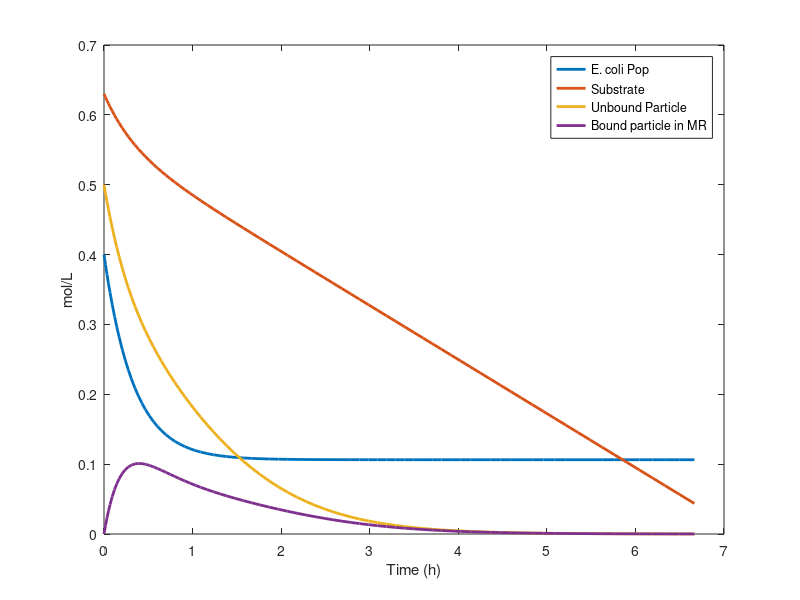

This figure's MATLAB source:
gamma = 1.1; % yield constant (?)
kappa = 0.01; % death rate h^-1
D = 3; % dilution/flow rate h^-1
beta = 0.03; % detachment rate of particle from biomass surface h^-1
alpha = 1.5; % attachment rate h^-1
mu_m = 0.8; % maximum specific growth rate (monod equation) unitless
K_s = 2.87*10^(-7); % monod constont mol L^-1
delta = 1.5; % maximum carrying capacity
N_i = 0.4; % initial cellular concentration L^-1
S_i = 0.63; % initial substrate concentration L^-1
Xu_i = 0.5; % initial unbound metal concentration L^-1
Xw_i = 0; % initial bound metal concentration L^-1
epsilon = 0.0001; % Acceptable metal concentration threshold

f = @(t,x) [N_i * ((mu_m * x(2)) / (K_s + x(2))) - x(1) * (D + kappa);
    -((mu_m * x(2)) / (K_s + x(2))) * x(1) / gamma;
    beta * x(4) - alpha * x(3) * (delta * x(1) - x(4))/(delta * x(1));
    -(beta * x(4) - alpha * x(3) * (delta * x(1) - x(4))/(delta * x(1))) - D*x(4)];

[t,xa] = ode45(f,[0 50],[N_i S_i Xu_i Xw_i]);
fprintf('ode solved\n')

ind = find(xa(:,3) <= epsilon);
xap = xa(1:ind,:);
tp = t(1:ind);

figure;
plot(tp,xap(:,1)); % Cell concetration mol L^-1
hold on 
plot(tp,xap(:,2)); % Substrate concentration
hold on
plot(tp,xap(:,3)) % Unbound metal concentration mol L^-1
hold on
plot(tp,xap(:,4)) % Bound metal concentration mol L^-1
hold on
set(findall(gca, 'Type', 'Line'),'LineWidth',2);

legend('E. coli Pop', 'Substrate','Unbound Particle', 'Bound particle in MR')
xlabel('Time (h)'), ylabel('mol/L')

